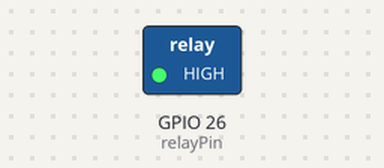
Bench run of a program on a simulated Raspberry Pi (BCM pin numbers). Parts: switched loads named in the program (green lamp = pin HIGH). Dashed ring = blinking.

Above: at 0.5 s.
Timing chart, 0 to 4.6 s (numbered marks = the images above):
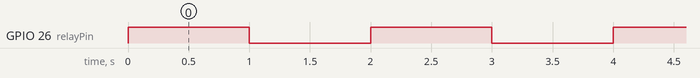

The program:

relay01.py
```python
import RPi.GPIO as GPIO
import time

relayPin = 26           #SPIN
GPIO.setmode(GPIO.BCM)
GPIO.setup(relayPin, GPIO.OUT)
GPIO.output(relayPin, False)

try:
  while True:

    GPIO.output(relayPin, 1)
    time.sleep(1)
    GPIO.output(relayPin, 0)
    time.sleep(1)

except KeyboardInterrupt:
  GPIO.cleanup()
```

Measured:
- by itself, GPIO 26 (relayPin): alternates HIGH for 1.0 s and LOW for 1.0 s
